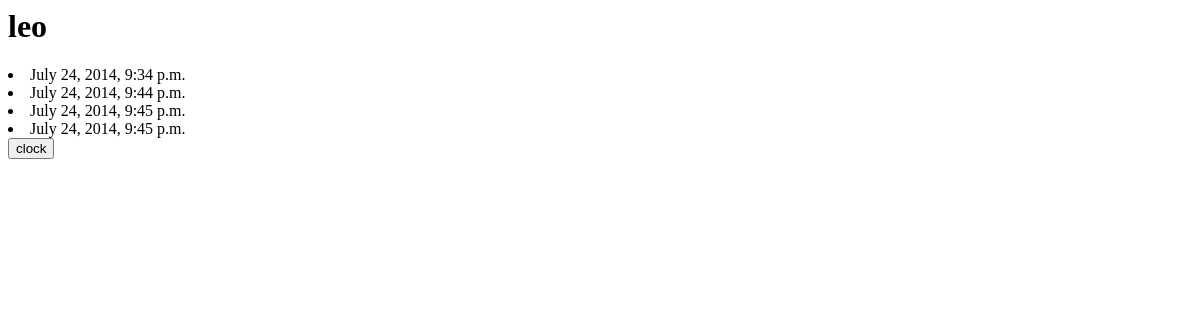
The page /user/1/ on the database as committed earlier.
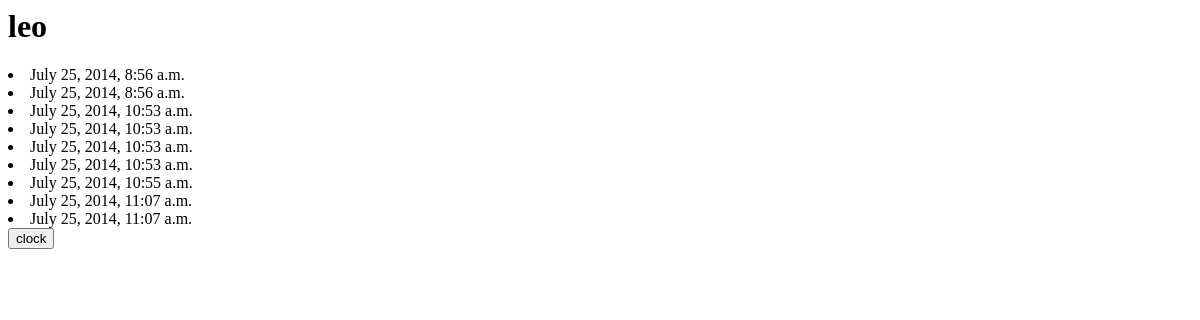
The same page on the database as committed later.
### user/models.py (models this page shows, shortened)
class User(models.Model):
    name = models.CharField(max_length=200)
    level = models.IntegerField(default=1)
    regi_date = models.DateTimeField('registration time')
    coins = models.IntegerField(default=0)
    log_num = models.IntegerField(default=1)
    a = models.IntegerField(default=1)
    b = models.IntegerField(default=2)
    c = models.IntegerField(default=4)
    d = models.IntegerField(default=6)

class Clock(models.Model):
    user = models.ForeignKey(User)
    clock_text = models.CharField(max_length=200)
    clock_date = models.DateTimeField(auto_now=False)

### user/views.py (the view)
# urls.py: url(r'^(?P<user_id>\d+)/$',views.detail, name= 'detail'),
def detail(request,user_id):
    user = get_object_or_404(User,pk=user_id)
    return render(request,'user/detail.html',{'user':user})

### user/templates/user/detail.html (shortened to what this page needs)
<h1>{{ user.name }}</h1>
<form action="{% url 'user:clock' user.id %}" method="post">
{% for punch in user.clock_set.all %}
  <li>{{punch.clock_date}}</li>
{% endfor %}
<input type="submit" value="clock" />
</form>

Rows that differ between the two databases and show on the page:
removed Clock: clock_date "July 24, 2014, 9:34 p.m."
removed Clock: clock_date "July 24, 2014, 9:44 p.m."
removed Clock: clock_date "July 24, 2014, 9:45 p.m."
removed Clock: clock_date "July 24, 2014, 9:45 p.m."
added Clock: clock_date "July 25, 2014, 8:56 a.m."
added Clock: clock_date "July 25, 2014, 8:56 a.m."
added Clock: clock_date "July 25, 2014, 10:53 a.m."
added Clock: clock_date "July 25, 2014, 10:53 a.m."
added Clock: clock_date "July 25, 2014, 10:53 a.m."
added Clock: clock_date "July 25, 2014, 10:53 a.m."
added Clock: clock_date "July 25, 2014, 10:55 a.m."
added Clock: clock_date "July 25, 2014, 11:07 a.m."
added Clock: clock_date "July 25, 2014, 11:07 a.m."
